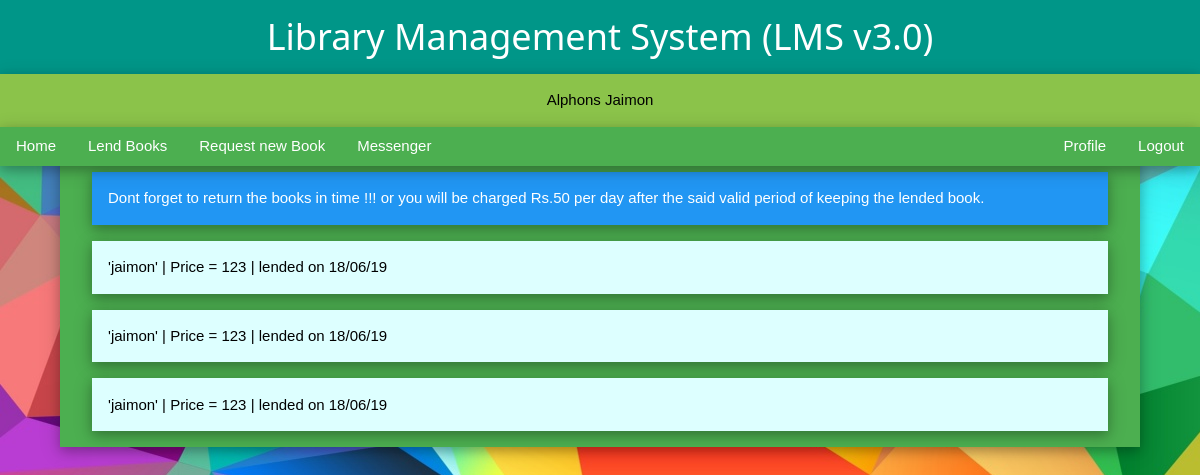
The page /stud/chlenbk.php (signed in) on the database its author committed.
### tables this page shows
CREATE TABLE `booklnd` (
  `id` int(11) NOT NULL,
  `uname` varchar(100) NOT NULL,
  `bookid` varchar(100) NOT NULL,
  `checkin` varchar(100) NOT NULL,
  `checkout` varchar(100) NOT NULL,
  `status` varchar(100) NOT NULL
);

CREATE TABLE `books` (
  `name` varchar(100) NOT NULL,
  `author` varchar(100) NOT NULL,
  `isbn` varchar(100) NOT NULL,
  `price` varchar(100) NOT NULL,
  `quantity` varchar(100) NOT NULL,
  `bookid` varchar(100) NOT NULL,
  `id` int(11) NOT NULL
);

### stud/chlenbk.php (the view, shortened to what this page needs)
<html>
	<link rel="stylesheet" href="/LMS3/asset/w3.css">
	<body>
		<div class="w3-top">
			<div class="w3-container w3-teal w3-card-4" align=center>
				<h1>Library Management System (LMS v3.0)</h1>
			</div>
			<div class="w3-container w3-light-green w3-card-4" align=center>
				<?php
					echo "<p>".$_SESSION['PNAME']."</p>";
				?>
			</div>
			<div class="w3-bar w3-green w3-card-4">
				<a href="/LMS3/stud/student.php" class="w3-bar-item w3-btn w3-mobile w3-hover-pale-green">Home</a>
				<a href="/LMS3/stud/booklnd.php" class="w3-bar-item w3-btn w3-mobile w3-hover-pale-green">Lend Books</a>
				<a href="/LMS3/stud/reqnbook.php" class="w3-bar-item w3-btn w3-mobile w3-hover-pale-green">Request new Book</a>
				<a href="/LMS3/stud/message.php" class="w3-bar-item w3-btn w3-mobile w3-hover-pale-green">Messenger</a>
				<a href="/LMS3/home.php" class="w3-bar-item w3-btn w3-mobile w3-right w3-hover-pale-green">Logout</a>
				<a href="/LMS3/stud/prof.php" class="w3-bar-item w3-btn w3-mobile w3-right w3-hover-pale-green">Profile</a>
			</div>
		</div>
<?php
	$conn=mysqli_connect("localhost","root","","LMS3");
	$query="select * from booklnd where uname='".$_SESSION['UNAME']."' and status='lended'";
	$request=mysqli_query($conn,$query);
	echo"
		<div class='w3-container w3-card-4 w3-green' style='margin-top:13%; margin-bottom:5%; margin-left:5%; margin-right:5%'>
			<div class='w3-container w3-blue w3-card-4 w3-margin'>
				<p>Dont forget to return the books in time !!! or you will be charged Rs.50 per day after the said valid period of keeping the lended book.</p>
			</div>";
	if (mysqli_num_rows($request)>0) {
		while($row=mysqli_fetch_array($request)){
			$query2="select * from books where id='".$row['bookid']."'";
  			$requestt=mysqli_query($conn,$query2);
  			$row1=mysqli_fetch_array($requestt);
			echo"
			<div class='w3-container w3-pale-blue w3-card-4 w3-margin'>
				<p> '".$row1['name']."' | Price = ".$row1['price']." | lended on ".$row['checkin']." </p>
			</div>";
		}
	}
	else{
		echo "You have right now lended no books, why dont you read some books man !!";
	}
?>

### asset/w3.css (style rules this page uses)
*,*:before,*:after { box-sizing:inherit }
html { -ms-text-size-adjust:100%;-webkit-text-size-adjust:100% }
body { margin:0 }
a { background-color:transparent;-webkit-text-decoration-skip:objects }
html,body { font-family:Verdana,sans-serif;font-size:15px;line-height:1.5 }
html { overflow-x:hidden }
h1 { font-size:36px }
h1,h2,h3,h4,h5,h6 { font-family:"Segoe UI",Arial,sans-serif;font-weight:400;margin:10px 0 }
a { color:inherit }
.w3-btn,.w3-button { border:none;display:inline-block;padding:8px 16px;vertical-align:middle;overflow:hidden;text-decoration:none;color:inherit;background-color:inherit;text-align:center;cursor:pointer;white-space:nowrap }
.w3-btn,.w3-button { -webkit-touch-callout:none;-webkit-user-select:none;-khtml-user-select:none;-moz-user-select:none;-ms-user-select:none;user-select:none }
.w3-bar { width:100%;overflow:hidden }
.w3-bar .w3-bar-item { padding:8px 16px;float:left;width:auto;border:none;display:block;outline:0 }
.w3-container:after,.w3-container:before,.w3-panel:after,.w3-panel:before,.w3-row:after,.w3-row:before,.w3-row-padding:after,.w3-row-padding:before, .w3-cell-row:before,.w3-cell-row:after,.w3-clear:after,.w3-clear:before,.w3-bar:before,.w3-bar:after { content:"";display:table;clear:both }
.w3-top,.w3-bottom { position:fixed;width:100%;z-index:1 }
.w3-top { top:0 }
.w3-container,.w3-panel { padding:0.01em 16px }
.w3-card-4,.w3-hover-shadow:hover { box-shadow:0 4px 10px 0 rgba(0,0,0,0.2),0 4px 20px 0 rgba(0,0,0,0.19) }
.w3-margin { margin:16px!important }
.w3-right { float:right!important }
.w3-blue,.w3-hover-blue:hover { color:#fff!important;background-color:#2196F3!important }
.w3-green,.w3-hover-green:hover { color:#fff!important;background-color:#4CAF50!important }
.w3-light-green,.w3-hover-light-green:hover { color:#000!important;background-color:#8bc34a!important }
.w3-teal,.w3-hover-teal:hover { color:#fff!important;background-color:#009688!important }
.w3-pale-blue,.w3-hover-pale-blue:hover { color:#000!important;background-color:#ddffff!important }

### stud/chlenbk.php (style rules this page uses)
body { background-image: url("/LMS3/asset/home1.jpg"); }

### rows shown on the page
booklnd: bookid.name "jaimon", bookid.price "123", checkin "18/06/19"
booklnd: bookid.name "jaimon", bookid.price "123", checkin "18/06/19"
booklnd: bookid.name "jaimon", bookid.price "123", checkin "18/06/19"

### other values the page prints
$_SESSION['PNAME'] "Alphons Jaimon"
